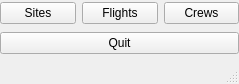
<?xml version="1.0" encoding="UTF-8"?>
<ui version="4.0">
 <class>MainWindow</class>
 <widget class="QMainWindow" name="MainWindow">
  <property name="geometry">
   <rect>
    <x>0</x>
    <y>0</y>
    <width>239</width>
    <height>84</height>
   </rect>
  </property>
  <property name="windowTitle">
   <string>MainWindow</string>
  </property>
  <widget class="QWidget" name="centralwidget">
   <widget class="QWidget" name="gridLayoutWidget">
    <property name="geometry">
     <rect>
      <x>0</x>
      <y>0</y>
      <width>239</width>
      <height>56</height>
     </rect>
    </property>
    <layout class="QGridLayout" name="gridLayout">
     <item row="1" column="0" colspan="3">
      <widget class="QPushButton" name="quit_button">
       <property name="text">
        <string>Quit</string>
       </property>
      </widget>
     </item>
     <item row="0" column="2">
      <widget class="QPushButton" name="crew_button">
       <property name="text">
        <string>Crews</string>
       </property>
      </widget>
     </item>
     <item row="0" column="1">
      <widget class="QPushButton" name="flight_button">
       <property name="text">
        <string>Flights</string>
       </property>
      </widget>
     </item>
     <item row="0" column="0">
      <widget class="QPushButton" name="site_button">
       <property name="text">
        <string>Sites</string>
       </property>
      </widget>
     </item>
    </layout>
   </widget>
  </widget>
  <widget class="QStatusBar" name="statusbar"/>
 </widget>
 <resources/>
 <connections/>
</ui>
